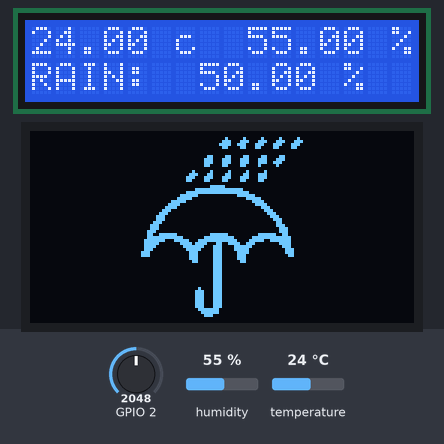
This sketch was run on a simulated ESP32-S3. Shown: 16×2 character LCD, 128×64 one-colour display. The test bench sets the inputs (shaded band); at power-on: temperature 24 °C, GPIO 2 = 2048, humidity 55 %. WiFi joins after 1.5 s; servers stay silent unless stated; the display library's start-up logo is not drawn; web services answer with replies made up by the test bench; what the sketch prints to the serial monitor is not drawn.

Above: at 4.7 s.
4.8 s: temperature set to 39 °C
At 6.1 s:
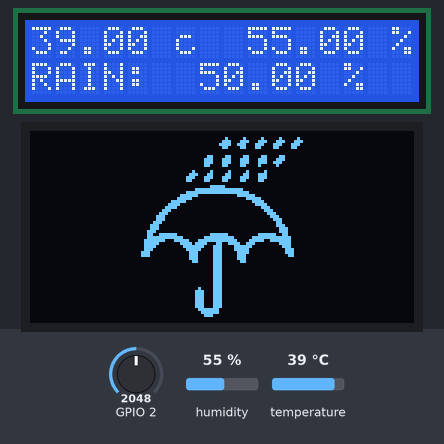
7.2 s: temperature set to 42 °C
At 8.6 s:
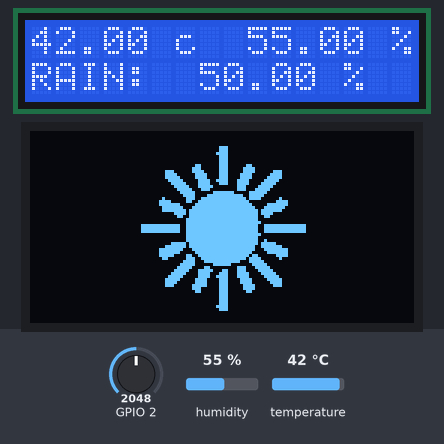
9.5 s: GPIO 2 set to 2866
At 10.1 s:
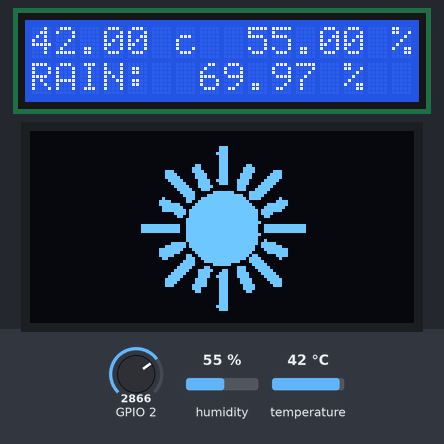
11.0 s: humidity set to 22 %
At 12.7 s:
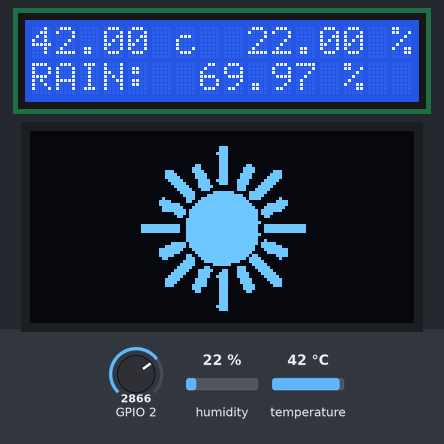
13.9 s: GPIO 2 set to 3603
At 14.4 s:
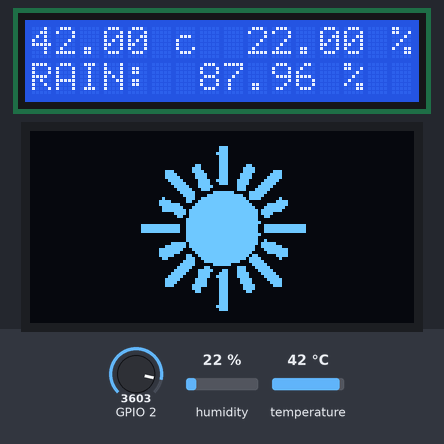
15.5 s: GPIO 2 set to 4095
At 16.3 s:
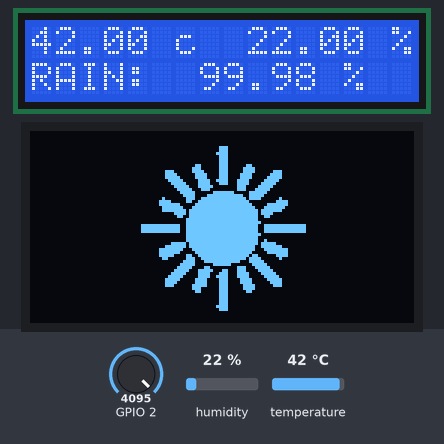
Timing chart, 0 to 18.0 s (numbered marks = the images above; inputs shaded):
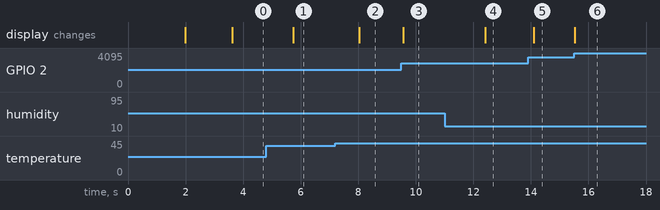

The sketch:

Esp32s3-KUSRC-iot.ino
```cpp
#include "mylib.h"

// token fkZrxGGBt02wmwjd2Bw1G7t3GKM5T93PSc5yKRQcXsb
const char *ssid = "snakeCase_2G";
const char *password = "passwordFor0x2D6Room";
// const char *ssid      = "PKGzGMTH";
// const char *password  = "pea2226132849";

void setup() {
  //Initialize serial and wait for port to open:
  Serial.begin(115200);
  WiFi.begin(ssid, password);
  while (WiFi.status() != WL_CONNECTED)
    breathred();
  dht.begin();
  lcd.begin();
  lcd.backlight();
  display.begin(i2c_Address, true);
  display.display();
  blinkrgb(3, 0, 16, 8);
  pinMode(2, INPUT);
}

void loop() {
  float t = dht.readTemperature();
  float h = dht.readHumidity();

  lcd.setCursor(0, 0);
  if (isnan(h) || isnan(t))
    return (void )lcd.printf("Failed to read from DHT sensor!");
  lcd.printf("%.2f c  %.2f %%\n", t, h);
  lcd.setCursor(0, 1);
  lcd.printf("RAIN: % 6.2f %%", (float)analogRead(2) / 40.96);
  weather_update(t, h, (float)analogRead(2) / 40.96);
  delay(250);
  // looprgb();
}
```

mylib.ino
```cpp
#include "mylib.h"

void breathred(void)
{
  char R;
  for (R = 0; R < 32; R++) {
    neopixelWrite(RGB_BUILTIN, R, 0, 0);
    delay(30);
  }
  for (R = 32; R > 0; R) {
    neopixelWrite(RGB_BUILTIN, --R, 0, 0);
    delay(30);
  }
}

void looprgb(void) {
  char R = 0, G = 0, B = 0;
  for (R = 16; R > 0; R--) {
    neopixelWrite(RGB_BUILTIN, R, G++, B);
    delay(8);
  }
  for (G = 16; G > 0; G--) {
    neopixelWrite(RGB_BUILTIN, R, G, B++);
    delay(8);
  }
  for (B = 16; B > 0; B--) {
    neopixelWrite(RGB_BUILTIN, R++, G, B);
    delay(8);
  }
}

void blinkrgb(int round, int r, int g, int b)
{
  for (char i = 0; i < round; i++) {
    neopixelWrite(RGB_BUILTIN, r, g, b);
    delay(250);
    neopixelWrite(RGB_BUILTIN, 0, 0, 0);
    delay(250);
  }
}

void line_notify(String token, int weather) {
  HTTPClient http;
  http.begin("https://notify-api.line.me/api/notify");
  http.addHeader("Content-Type", "application/x-www-form-urlencoded");
  http.addHeader("Authorization", "Bearer " + token);
  int status = http.POST(lineimage[weather] + (String)"&" + (String)text[weather]);
  Serial.printf("status = %d\n", status);
  Serial.println(http.getString());
  http.end();
  blinkrgb(1, 0, 6, 6);
}

void  weather_update(float temp, float humid, float rain)
{
  static char last_weather = -1;
  char current_weather;

  if (temp > 40.00)
    current_weather = SUNNY;
  else if (humid > 75.00 || rain > 30)
    current_weather = RAIN;
  else
    current_weather = GOOD;
  if (current_weather != last_weather)
  {
    last_weather = current_weather;
    display.clearDisplay();
    display.fillRect(32, 0, 64, 64, SH110X_WHITE);
    display.drawBitmap(32, 0, image[current_weather], 64, 64, SH110X_BLACK);
    display.display();
    line_notify("fkZrxGGBt02wmwjd2Bw1G7t3GKM5T93PSc5yKRQcXsb", current_weather);
  }
}
```

Source omitted: mylib.h (data table, 11228 bytes)

Measured:
- the behaviour switches between 40 and 41 °C on temperature (found by bisection; images 1 and 2)
- after the input at 4.8 s, the display: changes after 0.94 s (image 1)
- after the input at 7.2 s, the display: changes after 0.83 s (image 2)
- after the input at 9.5 s, the display: changes after 0.07 s (image 3)
- after the input at 11.0 s, the display: changes after 1.4 s (image 4)
- after the input at 13.9 s, the display: changes after 0.20 s (image 5)
- after the input at 15.5 s, the display: changes at once (image 6)
